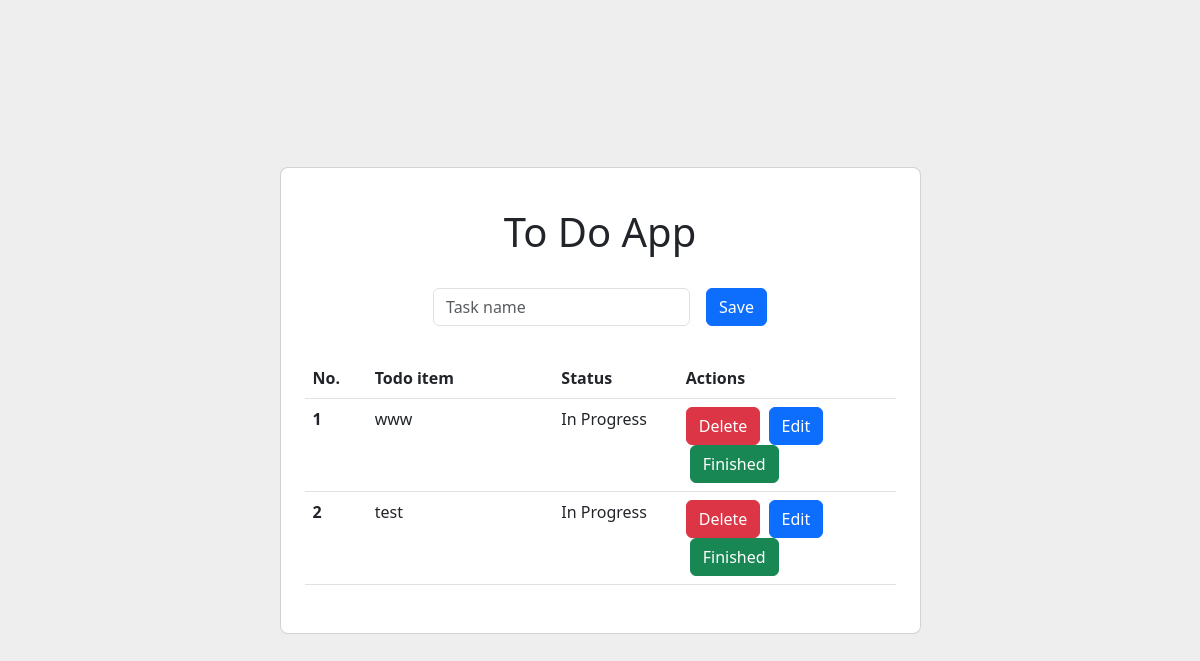
Before: / with the older database file.
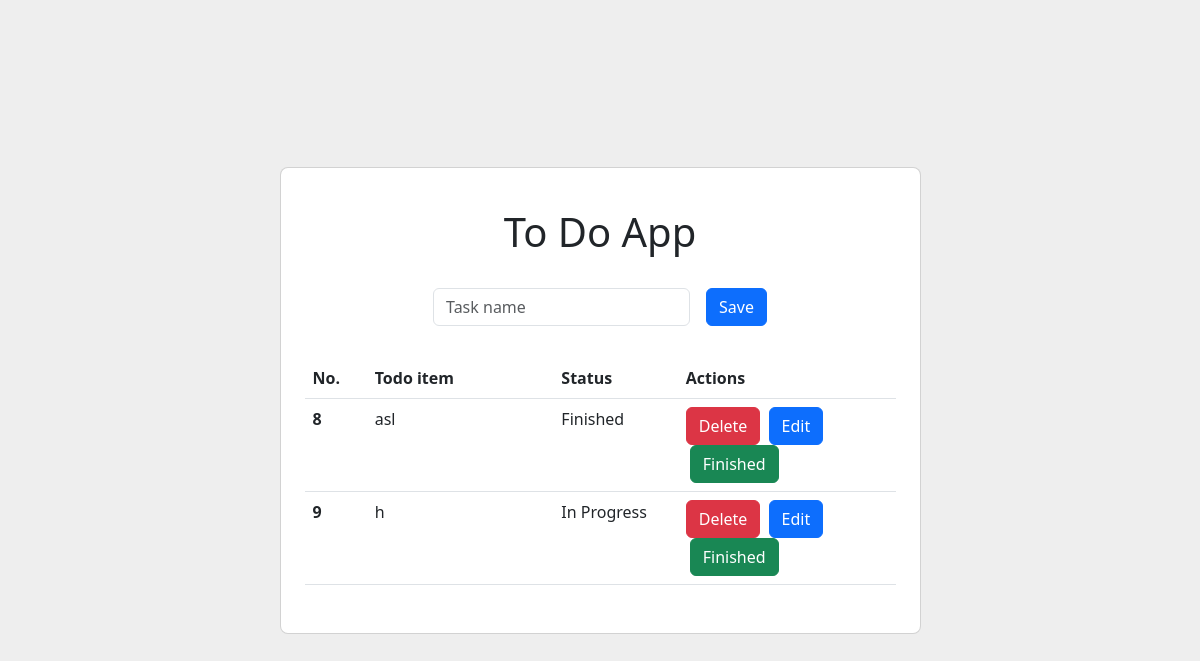
After: the same page with the newer database file.
### apps/todo/models.py (models this page shows)
class Todo(models.Model):
    name = models.CharField(max_length=255)
    status = models.BooleanField()
    created_at = models.DateTimeField(default=timezone.now)

### apps/todo/views.py (the view)
# urls.py: path('', views.index, name='todo-index'),
def index(request):
    return render(request, 'todo/index.html', {
        'title': 'Todo',
        'todos': Todo.objects.all(),
    })

### apps/todo/templates/todo/index.html
{% extends 'base.html' %}
{% block content %}
    {% include 'components/pages/container.html' %}
{% endblock content %}

### templates/base.html (shortened to what this page needs)
<!doctype html>
<html lang="en">
<head>
    <link href="https://cdn.jsdelivr.net/npm/bootstrap@5.3.0-alpha3/dist/css/bootstrap.min.css" rel="stylesheet"
>
</head>
<body>
<section class="vh-100" style="background-color: #eee;">
    {% block content %}{% endblock %}
</section>
</body>
</html>

### apps/todo/templates/components/pages/container.html (shortened to what this page needs)
<div class="container py-5 h-100">
    <div class="row d-flex justify-content-center align-items-center h-100">
        <div class="col col-lg-9 col-xl-7">
            <div class="card rounded-3">
                <div class="card-body p-4">
                    {% include '../common/title.html' with title='To Do App' %}
                    <form
                        class="row row-cols-lg-auto g-3 justify-content-center align-items-center mb-4 pb-2"
                        method="POST"
                        action="{% if todo %} {% url 'todo-update' id=todo.id %} {% else %} {% url 'todo-store' %} {% endif %}"
                        >
                        <div class="col-12">
                            <div class="form-outline">
                                <input name="name" value="{{ todo.name }}" class="form-control" type="text" placeholder="Task name"/>
                            </div>
                        </div>
                        <div class="col-12">
                            <button type="submit" class="btn btn-primary">Save</button>
                        </div>
                    </form>
                    <table class="table mb-4">
                        <thead>
                        <tr>
                            <th class="todo-id">No.</th>
                            <th class="todo-name">Todo item</th>
                            <th class="todo-status">Status</th>
                            <th class="todo-actions">Actions</th>
                        </tr>
                        </thead>
                        <tbody>
                            {% for todo in todos %}
                                <tr>
                                    <th scope="row">{{ todo.id }}</th>
                                    <td>{{ todo.name }}</td>
                                    <td>
                                        {% if todo.status %}
                                            Finished
                                        {% else %}
                                            In Progress
                                        {% endif %}
                                    </td>
                                    <td>
                                        <a href="{% url 'todo-delete' id=todo.id %}" type="submit" class="btn btn-danger">Delete</a>
                                        <a href="{% url 'todo-edit' id=todo.id %}" type="submit" class="btn btn-primary ms-1">Edit</a>
                                        <a href="{% url 'todo-finish' id=todo.id status=todo.status %}" type="submit" class="btn btn-success ms-1">Finished</a>
                                    </td>
                                </tr>
                            {% endfor %}
                        </tbody>
                    </table>
                </div>
            </div>
        </div>
    </div>
</div>

### apps/todo/templates/components/common/title.html
<h1 class="text-center my-3 pb-3">{{ title }}</h1>

### apps/todo/templates/components/pages/container.html (style rules this page uses)
.todo-id { width: 10%; }
.todo-name { width: 30%; }
.todo-status { width: 20%; }
.todo-actions { width: 35%; }

Changed rows visible on the page:
removed Todo: id "1", name "www", status "In Progress"
removed Todo: id "2", name "test", status "In Progress"
added Todo: id "8", name "asl", status "Finished"
added Todo: id "9", name "h", status "In Progress"
